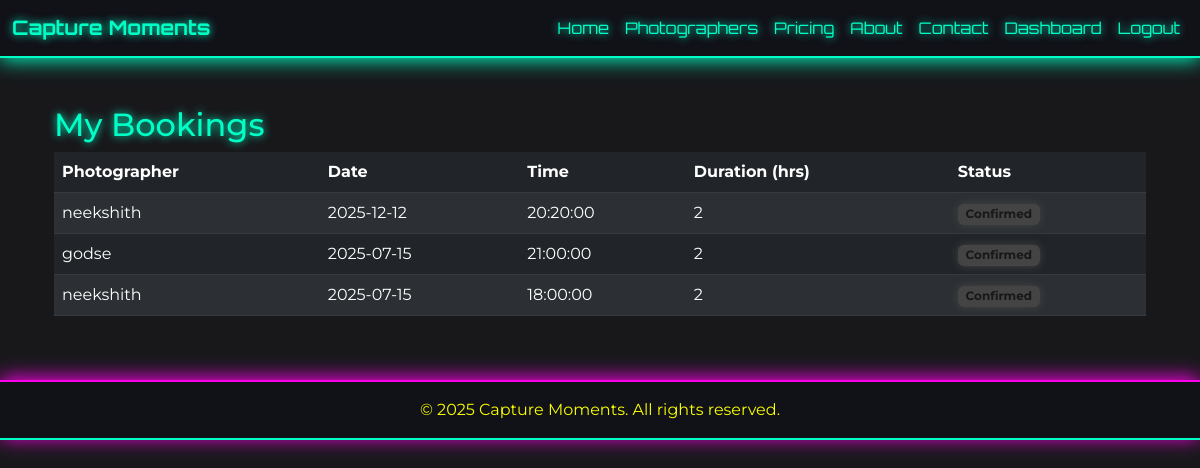
/my_bookings (signed in), run on the app's committed database.
### app.py (models this page shows)
class Booking(db.Model):
    id = db.Column(db.Integer, primary_key=True)
    user_id = db.Column(db.Integer, db.ForeignKey('user.id'), nullable=False)
    photographer_id = db.Column(db.Integer, db.ForeignKey('photographer.id'), nullable=False)
    date = db.Column(db.Date, nullable=False)
    time = db.Column(db.Time, nullable=False)
    duration = db.Column(db.Integer, nullable=False)  # in hours
    status = db.Column(db.String(50), default='pending')
    created_at = db.Column(db.DateTime, default=datetime.utcnow)

class Photographer(db.Model):
    id = db.Column(db.Integer, primary_key=True)
    user_id = db.Column(db.Integer, db.ForeignKey('user.id'), nullable=False)
    name = db.Column(db.String(120), nullable=False)
    bio = db.Column(db.Text)
    specialty = db.Column(db.String(120))
    price_per_hour = db.Column(db.Float, nullable=False)
    location = db.Column(db.String(120))
    bookings = db.relationship('Booking', backref='photographer', lazy=True)
    reviews = db.relationship('Review', backref='photographer', lazy=True)
    profile_image = db.Column(db.String(256), nullable=True)

### app.py (the view)
@app.route('/my_bookings')
@login_required()
def my_bookings():
    if session.get('is_photographer'):
        photographer = Photographer.query.filter_by(user_id=session['user_id']).first()
        bookings = Booking.query.filter_by(photographer_id=photographer.id).all() if photographer else []
    else:
        bookings = Booking.query.filter_by(user_id=session['user_id']).all()
    return render_template('my_bookings.html', bookings=bookings)

### app.py (called while the page is built, shortened)
def login_required(role=None):
    def decorator(f):
        @wraps(f)
        def decorated_function(*args, **kwargs):
            if 'user_id' not in session:
                flash('Please log in to access this page.', 'warning')
                return redirect(url_for('login'))
            return f(*args, **kwargs)
        return decorated_function
    return decorator

@app.context_processor
def inject_current_year():
    from datetime import datetime
    return {'current_year': datetime.now().year}

### templates/my_bookings.html (shortened to what this page needs)
{% extends 'base.html' %}
{% block content %}
<div class="container py-4">
    <h2 style="color: var(--neon-cyan); text-shadow: 0 0 8px var(--neon-cyan);">My Bookings</h2>
    {% if bookings %}
    <div class="table-responsive">
        <table class="table table-dark table-striped align-middle">
            <thead>
                <tr>
                    <th>{% if session.get('is_photographer') %}Client{% else %}Photographer{% endif %}</th>
                    <th>Date</th>
                    <th>Time</th>
                    <th>Duration (hrs)</th>
                    <th>Status</th>
                </tr>
            </thead>
            <tbody>
                {% for booking in bookings %}
                <tr>
                    <td>
                        {% if session.get('is_photographer') %}
                            {{ booking.user.username }}
                        {% else %}
                            {{ booking.photographer.name }}
                        {% endif %}
                    </td>
                    <td>{{ booking.date }}</td>
                    <td>{{ booking.time }}</td>
                    <td>{{ booking.duration }}</td>
                    <td>
                        <span class="badge" style="background: {% if booking.status == 'pending' %}var(--neon-yellow){% elif booking.status == 'accepted' %}var(--neon-cyan){% elif booking.status == 'rejected' %}var(--neon-pink){% else %}#444{% endif %}; color: #18181B; box-shadow: 0 0 8px {% if booking.status == 'pending' %}var(--neon-yellow){% elif booking.status == 'accepted' %}var(--neon-cyan){% elif booking.status == 'rejected' %}var(--neon-pink){% else %}#444{% endif %};">{{ booking.status|capitalize }}</span>
                    </td>
                </tr>
                {% endfor %}
            </tbody>
        </table>
    </div>
    {% else %}
    <p>No bookings yet.</p>
    {% endif %}
</div>
{% endblock %}

### static/css/styles.css (style rules this page uses)
:root { --bg-dark: #18181B; --neon-cyan: #00FFC6; --neon-pink: #FF00EA; --neon-blue: #00B2FF; --neon-yellow: #F9FF00; --text-main: #FFFFFF; --text-secondary: #B0B0B0; --font-main: 'Montserrat', 'Orbitron', Arial, sans-serif; }
body { background: var(--bg-dark); color: var(--text-main); font-family: var(--font-main); min-height: 100vh; }

### data on the page
Booking: photographer.name "neekshith", date "2025-12-12", time "20:20:00", duration "2", status "Confirmed"
Booking: photographer.name "godse", date "2025-07-15", time "21:00:00", duration "2", status "Confirmed"
Booking: photographer.name "neekshith", date "2025-07-15", time "18:00:00", duration "2", status "Confirmed"
